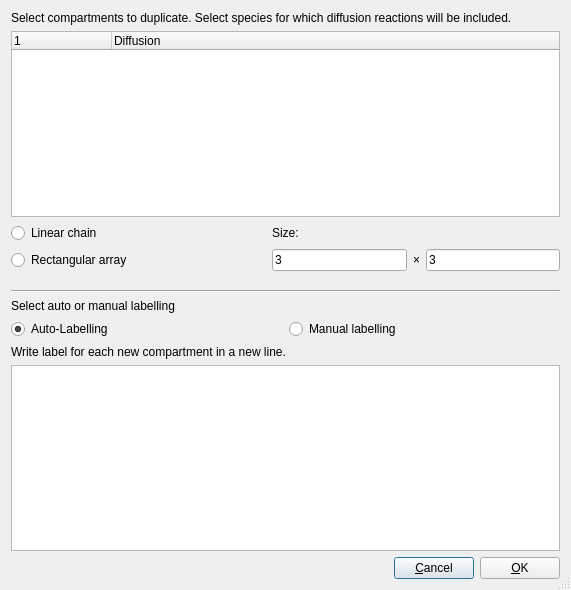
<?xml version="1.0" encoding="UTF-8"?>
<ui version="4.0">
 <comment> All rights reserved. </comment>
 <class>CQExpandModelData</class>
 <widget class="QDialog" name="CQExpandModelData">
  <property name="geometry">
   <rect>
    <x>0</x>
    <y>0</y>
    <width>571</width>
    <height>590</height>
   </rect>
  </property>
  <property name="windowTitle">
   <string>Create array of compartments</string>
  </property>
  <property name="sizeGripEnabled">
   <bool>true</bool>
  </property>
  <layout class="QVBoxLayout" name="verticalLayout">
   <item>
    <widget class="QLabel" name="label">
     <property name="text">
      <string>Select compartments to duplicate. Select species for which diffusion reactions will be included.</string>
     </property>
     <property name="textFormat">
      <enum>Qt::AutoText</enum>
     </property>
     <property name="scaledContents">
      <bool>false</bool>
     </property>
     <property name="wordWrap">
      <bool>true</bool>
     </property>
    </widget>
   </item>
   <item>
    <widget class="QTreeWidget" name="mpTreeWidget">
     <column>
      <property name="text">
       <string/>
      </property>
     </column>
     <column>
      <property name="text">
       <string>Diffusion</string>
      </property>
     </column>
    </widget>
   </item>
   <item>
    <layout class="QGridLayout" name="gridLayout">
     <item row="0" column="0">
      <widget class="QRadioButton" name="mpRadioButtonLin">
       <property name="text">
        <string>Linear chain</string>
       </property>
       <property name="checked">
        <bool>false</bool>
       </property>
      </widget>
     </item>
     <item row="0" column="2">
      <widget class="QLabel" name="label_2">
       <property name="text">
        <string>Size:</string>
       </property>
      </widget>
     </item>
     <item row="1" column="0">
      <widget class="QRadioButton" name="mpRadioButtonRec">
       <property name="text">
        <string>Rectangular array</string>
       </property>
       <property name="checked">
        <bool>true</bool>
       </property>
      </widget>
     </item>
     <item row="1" column="1">
      <spacer name="horizontalSpacer_2">
       <property name="orientation">
        <enum>Qt::Horizontal</enum>
       </property>
       <property name="sizeHint" stdset="0">
        <size>
         <width>18</width>
         <height>20</height>
        </size>
       </property>
      </spacer>
     </item>
     <item row="1" column="2">
      <widget class="QLineEdit" name="mpLineEditSizeX">
       <property name="text">
        <string>3</string>
       </property>
       <property name="echoMode">
        <enum>QLineEdit::Normal</enum>
       </property>
      </widget>
     </item>
     <item row="1" column="3">
      <widget class="QLabel" name="mpLabelCross">
       <property name="text">
        <string>×</string>
       </property>
      </widget>
     </item>
     <item row="1" column="4">
      <widget class="QLineEdit" name="mpLineEditSizeY">
       <property name="text">
        <string>3</string>
       </property>
      </widget>
     </item>
    </layout>
   </item>
   <item>
    <spacer name="verticalSpacer">
     <property name="orientation">
      <enum>Qt::Vertical</enum>
     </property>
     <property name="sizeHint" stdset="0">
      <size>
       <width>20</width>
       <height>20</height>
      </size>
     </property>
    </spacer>
   </item>
   <item>
    <widget class="Line" name="line">
     <property name="orientation">
      <enum>Qt::Horizontal</enum>
     </property>
    </widget>
   </item>
   <item>
    <layout class="QGridLayout" name="gridLayout2">
     <item row="0" column="0">
      <widget class="QLabel" name="label_4">
       <property name="text">
        <string>Select auto or manual labelling</string>
       </property>
      </widget>
     </item>
     <item row="1" column="1">
      <widget class="QRadioButton" name="mpRadioButtonMan">
       <property name="text">
        <string>Manual labelling</string>
       </property>
       <property name="checked">
        <bool>false</bool>
       </property>
       <attribute name="buttonGroup">
        <string notr="true">buttonGroup</string>
       </attribute>
      </widget>
     </item>
     <item row="1" column="0">
      <widget class="QRadioButton" name="mpRadioButtonAuto">
       <property name="text">
        <string>Auto-Labelling</string>
       </property>
       <property name="checked">
        <bool>true</bool>
       </property>
       <attribute name="buttonGroup">
        <string notr="true">buttonGroup</string>
       </attribute>
      </widget>
     </item>
    </layout>
   </item>
   <item>
    <widget class="QLabel" name="label_3">
     <property name="text">
      <string>Write label for each new compartment in a new line.</string>
     </property>
    </widget>
   </item>
   <item>
    <widget class="QPlainTextEdit" name="mpTextEditCompartmentLabels">
     <property name="sizePolicy">
      <sizepolicy hsizetype="Preferred" vsizetype="Expanding">
       <horstretch>0</horstretch>
       <verstretch>0</verstretch>
      </sizepolicy>
     </property>
    </widget>
   </item>
   <item>
    <layout class="QHBoxLayout" name="horizontalLayout">
     <item>
      <spacer name="horizontalSpacer">
       <property name="orientation">
        <enum>Qt::Horizontal</enum>
       </property>
       <property name="sizeHint" stdset="0">
        <size>
         <width>40</width>
         <height>20</height>
        </size>
       </property>
      </spacer>
     </item>
     <item>
      <widget class="QPushButton" name="mpBtnCancel">
       <property name="text">
        <string>&amp;Cancel</string>
       </property>
       <property name="shortcut">
        <string>Alt+C</string>
       </property>
      </widget>
     </item>
     <item>
      <widget class="QPushButton" name="mpBtnOK">
       <property name="text">
        <string>&amp;OK</string>
       </property>
       <property name="shortcut">
        <string>Alt+O</string>
       </property>
      </widget>
     </item>
    </layout>
   </item>
  </layout>
 </widget>
 <layoutdefault spacing="6" margin="11"/>
 <includes>
  <include location="global">string</include>
  <include location="global">map</include>
 </includes>
 <resources/>
 <connections>
  <connection>
   <sender>mpBtnOK</sender>
   <signal>clicked()</signal>
   <receiver>CQExpandModelData</receiver>
   <slot>slotOK()</slot>
   <hints>
    <hint type="sourcelabel">
     <x>20</x>
     <y>20</y>
    </hint>
    <hint type="destinationlabel">
     <x>20</x>
     <y>20</y>
    </hint>
   </hints>
  </connection>
  <connection>
   <sender>mpBtnCancel</sender>
   <signal>clicked()</signal>
   <receiver>CQExpandModelData</receiver>
   <slot>slotCancel()</slot>
   <hints>
    <hint type="sourcelabel">
     <x>20</x>
     <y>20</y>
    </hint>
    <hint type="destinationlabel">
     <x>20</x>
     <y>20</y>
    </hint>
   </hints>
  </connection>
 </connections>
 <buttongroups>
  <buttongroup name="buttonGroup"/>
 </buttongroups>
</ui>
